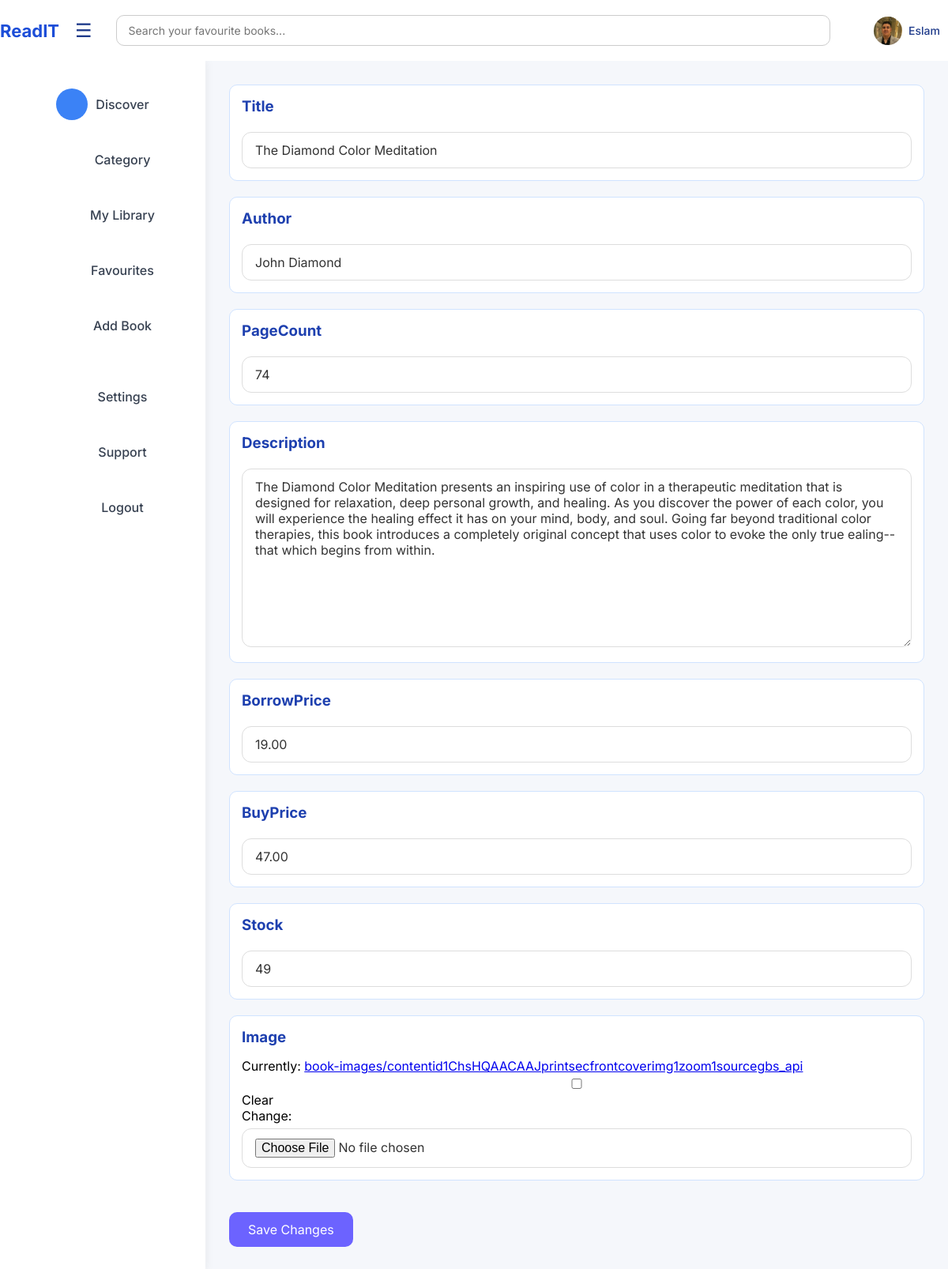
/home/edit/1752/ (signed in), run on an earlier commit of the app's database.
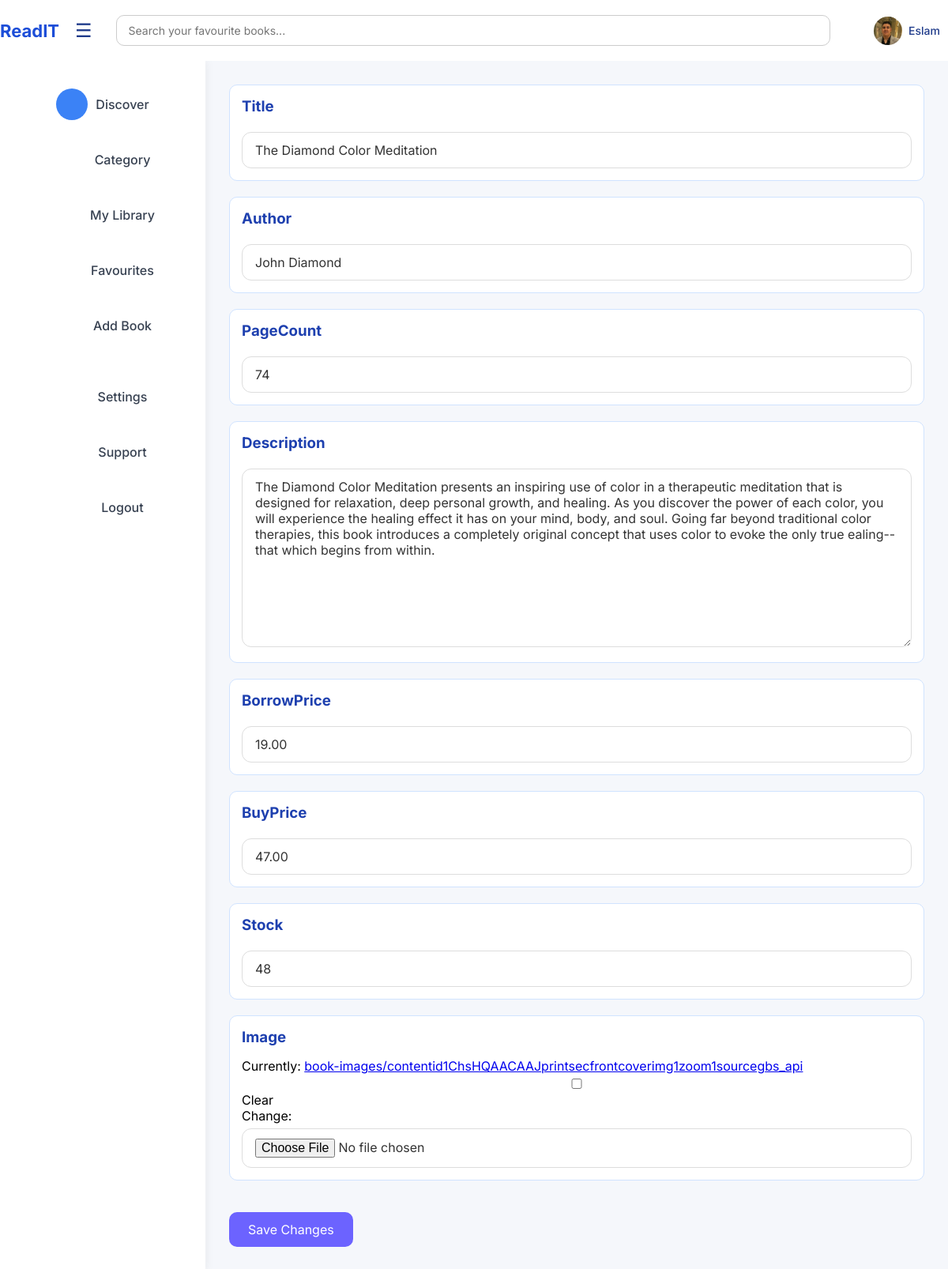
And on a later commit of the database.
### home/models.py (models this page shows, shortened)
class Books(models.Model):
  title = models.CharField(max_length=255)
  author = models.CharField(max_length=255)
  pageCount = models.IntegerField()
  borrowPrice = models.DecimalField(max_digits=10, decimal_places=2)
  buyPrice = models.DecimalField(max_digits=10, decimal_places=2, null=True, blank=True)
  rating = models.DecimalField(max_digits=10, decimal_places=2, null=True)
  stock = models.IntegerField()
  count = models.IntegerField(null=True, default=0)
  image = models.ImageField(upload_to='book-images/', null=True, blank=True)
  category = models.CharField(max_length=255, null=True)
  book_category = models.ForeignKey(Category, on_delete=models.SET_NULL, null=True, related_name='books')
  description = models.TextField(null=True)
  published = models.IntegerField(null=True)
  ratingCount = models.IntegerField(null=True)

### home/views.py (the view)
# urls.py: path('edit/<int:book_id>/', views.edit_books, name='editBook'),
def edit_books(request, book_id):
    userType = None
    user_image = None
    username = None
    user = None
    if request.session.get('is_logged_in'):
        try:
            user = Members.objects.get(email=request.session.get('user_email'))
            user_image = user.image.url if user.image else '/static/images/default-user.png'
            username = user.username
            userType = user.user_type
        except Members.DoesNotExist:
            return None
        except Exception as e:
            print(f"Error getting user details: {e}")
    book = get_object_or_404(Books, id=book_id)
    if request.method == 'POST':
        form = BookForm(request.POST, instance=book)
        if form.is_valid():
            form.save()
            return redirect('homepage')  # غيرها حسب اسم صفحة التفاصيل عندك
    else:
        form = BookForm(instance=book)
    return render(request, 'edit-book.html', {
        'form': form,
        'is_logged_in': request.session.get('is_logged_in', False),
        'user_image': user_image,
        'username': username,
        'userType': userType,
    })

### home/forms.py
class BookForm(forms.ModelForm):
    class Meta:
        model = Books
        fields = ['title', 'author', 'pageCount', 'description', 'borrowPrice', 'buyPrice', 'stock', 'image']

### home/context_processors.py (called while the page is built)
def member_context(request):
    member = None
    member_id = request.session.get('userID')
    if member_id:
        try:
            member = Members.objects.get(id=member_id)
        except Members.DoesNotExist:
            pass
    return {'current_member': member}

### home/templates/edit-book.html (shortened to what this page needs)
<!DOCTYPE html>
<html lang="en">
{% load static %}
<head>
  <link rel="stylesheet" href="{% static 'home/home.css' %}">
  <link rel="stylesheet" href="{% static 'home/sidebar.css' %}">
  <link rel="stylesheet" href="{% static 'home/navbar.css' %}">
  <link rel="stylesheet" href="{% static 'home/out-of-stock.css' %}">
</head>
<body data-logged-in="{{ is_logged_in|lower }}" data-favorite-book-ids="{{ favorite_book_ids|join:',' }}" data-user-type="{{ userType }}">
  <div class="navbar">
    <h2 class="logo">ReadIT</h2>
    <button id="toggle-sidebar" class="sidebar-toggle-btn">☰</button>
    <div class="search-input">
      <input type="text" placeholder="Search your favourite books...">
    </div>
    <div class="profile">
      {% if is_logged_in %}
        <div class="user-profile">
          <img src="{{ user_image }}" alt="{{ username }}">
          <span class="username">{{ username }}</span>
        </div>
      {% else %}
        <a href="{% url 'login' %}" class="sign-in-btn">
          <i class="ph ph-sign-in"></i>
          <span>Sign In</span>
        </a>
      {% endif %}
    </div>
  </div>
  <div class="main-content-area">
    <div class="sidebar">
      <ul>
        <li class="active" id="home-btn">
          <span class="icon-wrapper"></span>
          <span class="label">Discover</span>
        </li>
        <li id="categories-btn">
          <span class="icon-wrapper"></span>
          <span class="label">Category</span>
        </li>
        <li id="borrowed-btn">
          <span class="icon-wrapper"></span>
          <span class="label">My Library</span>
        </li>
        <li id="favourites-btn">
          <span class="icon-wrapper"></span>
          <span class="label">Favourites</span>
        </li>
        {% if userType == 'Admin' %}
          <li id="addBook-btn">
            <span class="icon-wrapper"></span>
            <span class="label">Add Book</span>
          </li>
        {% endif %}
        <li id="settings-btn">
          <span class="icon-wrapper"></span>
          <span class="label">Settings</span>
        </li>
        <li id="support-btn">
          <span class="icon-wrapper"></span>
          <span class="label">Support</span>
        </li>
        {% if is_logged_in %}
          <li id="logout-btn">
            <span class="icon-wrapper"></span>
            <span class="label">Logout</span>
          </li>
        {% else %}
          <li id="login-btn">
            <span class="icon-wrapper"><i class="ph ph-sign-in"></i></span>
            <span class="label">Sign in</span>
        {% endif %}
      </ul>
    </div>
    <div class="content-wrapper">
      <div class="main">
<form method="post">
{% for field in form %}
  <div class="featured">
    <div class="section-header">
      <h3>{{ field.label }}</h3>
    </div>
      {{ field }}
  </div>
{% endfor %}
  <button type="submit">Save Changes</button>
</form>
      </div>
    </div>
</body>
</html>

What changed in the data, as far as the page shows it:
changed Books "The Diamond Color Meditation": stock "49" → "48"
